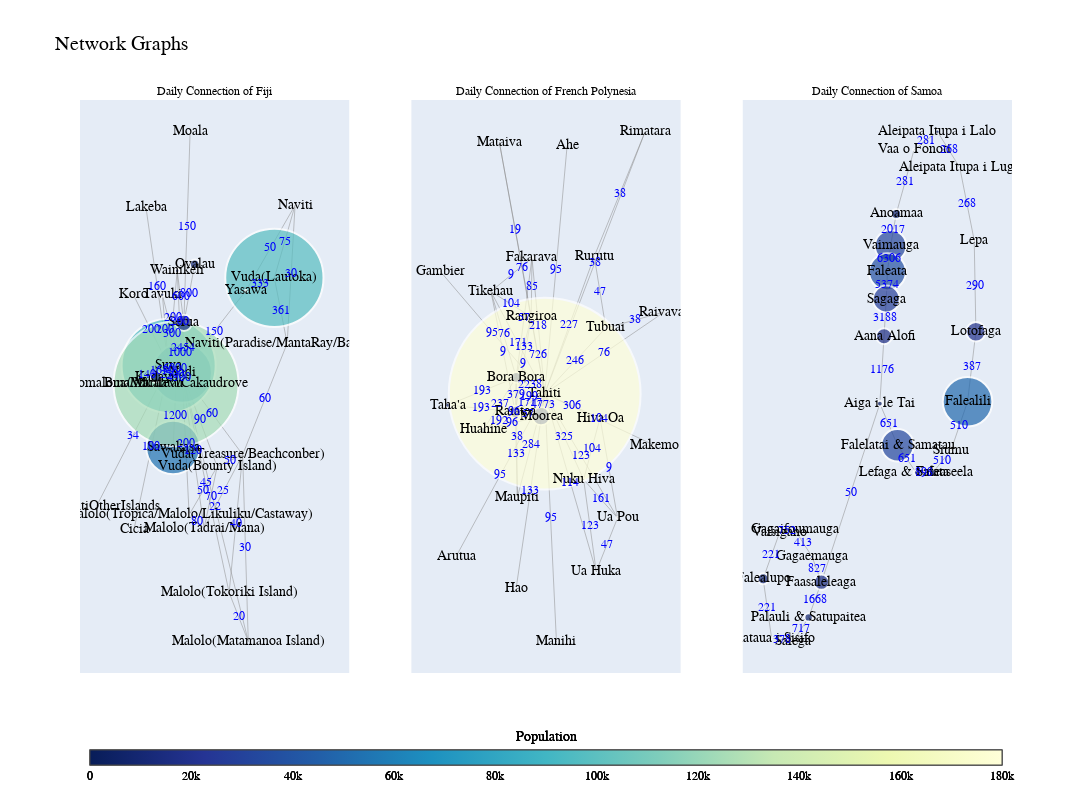

This figure's notebook cell:
### Code cell
import plotly.graph_objects as go
import networkx as nx
from plotly.subplots import make_subplots
import json

def draw_plotly_graph(fig, json_path, title, row, col, cmin, cmax):
    with open(json_path, 'r', encoding='utf-8') as file:
        df = json.load(file)

    locations = df['n']
    links = df['Connectivity Matrix W']
    ports = df['ports_according_communities']

    location_map = {}
    for location, port_list in ports.items():
        for port in port_list:
            location_map[port.strip()] = location

    G = nx.Graph()

    for location, population in locations.items():
        G.add_node(location, size=population, label=f"{location}")

    for connection, volume in links.items():
        loc1, loc2 = [location_map[port.strip()] for port in connection.split(',')]
        G.add_edge(loc1, loc2, weight=volume)

    pos = nx.spring_layout(G)
    edge_x = []
    edge_y = []
    edge_text = []
    for edge in G.edges():
        x0, y0 = pos[edge[0]]
        x1, y1 = pos[edge[1]]
        edge_x.extend([x0, x1, None])
        edge_y.extend([y0, y1, None])
        edge_text.append(f'{G[edge[0]][edge[1]]["weight"]}')

    edge_trace = go.Scatter(
        x=edge_x, y=edge_y,
        line=dict(width=0.5, color='#888'),
        hoverinfo='none',
        mode='lines')

    node_x = []
    node_y = []
    node_text = []
    node_size = []
    for node in G.nodes():
        x, y = pos[node]
        node_x.append(x)
        node_y.append(y)
        node_text.append(G.nodes[node]['label'])
        node_size.append(G.nodes[node]['size'])

    node_trace = go.Scatter(
        x=node_x, y=node_y,
        mode='markers+text',
        hoverinfo='text',
        text=node_text,
        marker=dict(
            showscale=True,
            colorscale='YlGnBu',
            reversescale=True,
            color=node_size,
            cmin=cmin,  # 设置颜色条的最小值
            cmax=cmax,  # 设置颜色条的最大值
            size=[size / 1000 for size in node_size],
            colorbar=dict(
                thickness=15,
                orientation='h',
                title='Population',
                xanchor='center',
                titleside='top',
                titlefont=dict(size=14, family='Arial', color='black'),
                tickfont=dict(size=12, family='Arial', color='black'),
                x=0.5,
                y=-0.2,
                tickvals=[0, 20000, 40000, 60000, 80000, 100000, 120000, 140000, 160000, 180000],
                ticktext=['0', '20k', '40k', '60k', '80k', '100k', '120k', '140k', '160k', '180k']
            ),
            line_width=2))

    edge_weight_trace = go.Scatter(
        x=[(pos[edge[0]][0] + pos[edge[1]][0]) / 2 for edge in G.edges()],
        y=[(pos[edge[0]][1] + pos[edge[1]][1]) / 2 for edge in G.edges()],
        text=edge_text,
        mode='text',
        hoverinfo='none',
        textfont=dict(color='blue', size=12, family='Arial')
    )

    fig.add_trace(edge_trace, row=row, col=col)
    fig.add_trace(node_trace, row=row, col=col)
    fig.add_trace(edge_weight_trace, row=row, col=col)

    fig.update_xaxes(showgrid=False, zeroline=False, showticklabels=False, row=row, col=col)
    fig.update_yaxes(showgrid=False, zeroline=False, showticklabels=False, row=row, col=col)
    fig.update_annotations(dict(font_size=12))

# 设置统一的颜色条范围
cmin = 0
cmax = 180000

# 创建一个包含1行3列的子图
fig = make_subplots(rows=1, cols=3, subplot_titles=('Daily Connection of Fiji', 'Daily Connection of French Polynesia', 'Daily Connection of Samoa'))

# 绘制并添加每个图到子图中，使用统一的颜色条范围
draw_plotly_graph(fig, 'fj_network.json', 'Fiji', 1, 1, cmin, cmax)
draw_plotly_graph(fig, 'fp_network.json', 'French Polynesia', 1, 2, cmin, cmax)
draw_plotly_graph(fig, 'ws_network.json', 'Samoa', 1, 3, cmin, cmax)

# 更新布局设置
fig.update_layout(title_text="Network Graphs", showlegend=False, height=800, width=1800, font=dict(size=14, family='Arial', color='black'))

# 显示图形
fig.show()

# 保存图形为高分辨率图片
fig.write_image('network_graphs.png', scale=3)

### Figure 1 — Plotly figure (JSON) as saved in the notebook; plotly's stock layout.template omitted (floating-point values rounded to 4 significant figures; data arrays with more than 128 entries replaced by an {"elided": "..."} marker saying what was removed)
{"data": [{"hoverinfo": "none", "line": {"color": "#888", "width": 0.5}, "mode": "lines", "type": "scatter", "x": [-0.11, -0.04089, null, -0.11, 0.2348, null, -0.11, 0.3521, null, -0.11, 0.1061, null, -0.11, 0.4848, null, -0.11, 0.5401, null, -0.11, 0.5156, null, -0.11, -0.09299, null, -0.11, -0.2423, null, -0.11, -0.3044, null, -0.11, -0.1696, null, -0.11, -0.1583, null, -0.1984, -0.1696, null, 0.7965, 0.9225, null, 0.7965, 0.5156, null, 0.7965, 1, null, -0.04089, 0.2348, null, -0.04089, 0.1061, null, 0.2348, 0.1061, null, 0.2348, 0.4848, null, -0.2423, -0.3664, null, -0.2423, -0.3044, null, -0.2423, -0.4645, null, -0.2423, -0.5825, null, -0.2423, -0.6635, null, -0.2423, -0.9516, null, -0.2423, -0.5894, null, -0.2423, -0.1696, null, -0.2423, -0.1583, null, 0.9225, 0.4848, null, 0.9225, 1, null, 0.3521, 0.4848, null, 0.3521, 0.5401, null, 0.1061, 0.4848, null, 0.4848, 0.5401, null, 0.5156, 1, null, -0.1696, -0.09299, null, -0.09299, -0.03139, null, -0.09299, 0.0136, null, -0.09299, -0.1583, null], "xaxis": "x", "y": [0.0122, -0.2834, null, 0.0122, -0.1832, null, 0.0122, -0.4457, null, 0.0122, -0.3117, null, 0.0122, -0.1582, null, 0.0122, -0.5473, null, 0.0122, 0.1832, null, 0.0122, 0.1165, null, 0.0122, 0.02724, null, 0.0122, 0.1752, null, 0.0122, -0.01082, null, 0.0122, 0.2249, null, -0.1432, -0.01082, null, 0.2103, 0.07363, null, 0.2103, 0.1832, null, 0.2103, 0.3615, null, -0.2834, -0.1832, null, -0.2834, -0.3117, null, -0.1832, -0.3117, null, -0.1832, -0.1582, null, 0.02724, 0.003348, null, 0.02724, 0.1752, null, 0.02724, 0.3561, null, 0.02724, -0.3136, null, 0.02724, -0.009877, null, 0.02724, -0.2657, null, 0.02724, 0.1754, null, 0.02724, -0.01082, null, 0.02724, 0.2249, null, 0.07363, -0.1582, null, 0.07363, 0.3615, null, -0.4457, -0.1582, null, -0.4457, -0.5473, null, -0.3117, -0.1582, null, -0.1582, -0.5473, null, 0.1832, 0.3615, null, -0.01082, 0.1165, null, 0.1165, 0.5149, null, 0.1165, 0.2383, null, 0.1165, 0.2249, null], "yaxis": "y"}, {"hoverinfo": "text", "marker": {"cmax": 180000, "cmin": 0, "color": [59717, 53614, 98264, 1961, 600, 94088, 2410, 300, 800, 400, 2226, 150, 500, 124994, 10869, 16366, 4033, 1383, 1557, 1028, 1753, 9606, 230, 2937, 4486], "colorbar": {"orientation": "h", "thickness": 15, "tickfont": {"color": "black", "family": "Arial", "size": 12}, "ticktext": ["0", "20k", "40k", "60k", "80k", "100k", "120k", "140k", "160k", "180k"], "tickvals": [0, 20000, 40000, 60000, 80000, 100000, 120000, 140000, 160000, 180000], "title": {"font": {"color": "black", "family": "Arial", "size": 14}, "side": "top", "text": "Population"}, "x": 0.5, "xanchor": "center", "y": -0.2}, "colorscale": [[0, "rgb(255,255,217)"], [0.125, "rgb(237,248,177)"], [0.25, "rgb(199,233,180)"], [0.375, "rgb(127,205,187)"], [0.5, "rgb(65,182,196)"], [0.625, "rgb(29,145,192)"], [0.75, "rgb(34,94,168)"], [0.875, "rgb(37,52,148)"], [1, "rgb(8,29,88)"]], "line": {"width": 2}, "reversescale": true, "showscale": true, "size": [59.72, 53.61, 98.26, 1.961, 0.6, 94.09, 2.41, 0.3, 0.8, 0.4, 2.226, 0.15, 0.5, 125.0, 10.87, 16.37, 4.033, 1.383, 1.557, 1.028, 1.753, 9.606, 0.23, 2.937, 4.486]}, "mode": "markers+text", "text": ["Nadi", "Sawakasa", "Vuda(Lautoka)", "Malolo(Tropica/Malolo/Likuliku/Castaway)", "Vuda(Bounty Island)", "Suva", "Naviti(Paradise/MantaRay/Barefoot)", "Malolo(Tokoriki Island)", "Malolo(Tadrai/Mana)", "Vuda(Treasure/Beachconber)", "Yasawa", "Malolo(Matamanoa Island)", "Naviti", "Bua/Macuata/Cakaudrove", "Kadavu", "Serua", "Tavuki", "Moala", "Lakeba", "Cicia", "Lomaloma/Mualevu", "Ovalau", "LomaivitiOtherIslands", "Koro", "Wainikeli"], "type": "scatter", "x": [-0.11, -0.1984, 0.7965, -0.04089, 0.2348, -0.2423, 0.9225, 0.3521, 0.1061, 0.4848, 0.5156, 0.5401, 1, -0.1696, -0.3664, -0.09299, -0.3044, -0.03139, -0.4645, -0.5825, -0.6635, 0.0136, -0.9516, -0.5894, -0.1583], "xaxis": "x", "y": [0.0122, -0.1432, 0.2103, -0.2834, -0.1832, 0.02724, 0.07363, -0.4457, -0.3117, -0.1582, 0.1832, -0.5473, 0.3615, -0.01082, 0.003348, 0.1165, 0.1752, 0.5149, 0.3561, -0.3136, -0.009877, 0.2383, -0.2657, 0.1754, 0.2249], "yaxis": "y"}, {"hoverinfo": "none", "mode": "text", "text": ["200", "90", "45", "120", "60", "22", "150", "2454", "6000", "300", "4500", "200", "1200", "361", "333", "75", "50", "80", "70", "50", "1630", "200", "160", "100", "140", "34", "200", "2500", "200", "60", "30", "40", "20", "25", "30", "50", "1000", "150", "800", "600"], "textfont": {"color": "blue", "family": "Arial", "size": 12}, "type": "scatter", "x": [-0.07544, 0.06241, 0.121, -0.001949, 0.1874, 0.2151, 0.2028, -0.1015, -0.1761, -0.2072, -0.1398, -0.1341, -0.184, 0.8595, 0.6561, 0.8983, 0.09696, 0.03259, 0.1704, 0.3598, -0.3044, -0.2733, -0.3534, -0.4124, -0.4529, -0.5969, -0.4159, -0.2059, -0.2003, 0.7037, 0.9612, 0.4184, 0.4461, 0.2955, 0.5125, 0.7578, -0.1313, -0.06219, -0.03969, -0.1256], "xaxis": "x", "y": [-0.1356, -0.08549, -0.2167, -0.1498, -0.073, -0.2675, 0.09769, 0.06434, 0.01972, 0.09368, 0.0006876, 0.1186, -0.07702, 0.142, 0.1967, 0.2859, -0.2333, -0.2976, -0.2474, -0.1707, 0.01529, 0.1012, 0.1917, -0.1432, 0.008679, -0.1192, 0.1013, 0.008207, 0.1261, -0.04228, 0.2176, -0.3019, -0.4965, -0.235, -0.3527, 0.2723, 0.05283, 0.3157, 0.1774, 0.1707], "yaxis": "y"}, {"hoverinfo": "none", "line": {"color": "#888", "width": 0.5}, "mode": "lines", "type": "scatter", "x": {"elided": "150 float values"}, "xaxis": "x2", "y": {"elided": "150 float values"}, "yaxis": "y2"}, {"hoverinfo": "text", "marker": {"cmax": 180000, "cmin": 0, "color": [490, 1736, 10758, 1679, 1570, 1227, 2371, 6263, 1391, 1138, 292, 1302, 18201, 3025, 12388, 900, 3761, 893, 2163, 5296, 191779, 589, 2185, 719, 2168], "colorbar": {"orientation": "h", "thickness": 15, "tickfont": {"color": "black", "family": "Arial", "size": 12}, "ticktext": ["0", "20k", "40k", "60k", "80k", "100k", "120k", "140k", "160k", "180k"], "tickvals": [0, 20000, 40000, 60000, 80000, 100000, 120000, 140000, 160000, 180000], "title": {"font": {"color": "black", "family": "Arial", "size": 14}, "side": "top", "text": "Population"}, "x": 0.5, "xanchor": "center", "y": -0.2}, "colorscale": [[0, "rgb(255,255,217)"], [0.125, "rgb(237,248,177)"], [0.25, "rgb(199,233,180)"], [0.375, "rgb(127,205,187)"], [0.5, "rgb(65,182,196)"], [0.625, "rgb(29,145,192)"], [0.75, "rgb(34,94,168)"], [0.875, "rgb(37,52,148)"], [1, "rgb(8,29,88)"]], "line": {"width": 2}, "reversescale": true, "showscale": true, "size": [0.49, 1.736, 10.76, 1.679, 1.57, 1.227, 2.371, 6.263, 1.391, 1.138, 0.292, 1.302, 18.2, 3.025, 12.39, 0.9, 3.761, 0.893, 2.163, 5.296, 191.8, 0.589, 2.185, 0.719, 2.168]}, "mode": "markers+text", "text": ["Ahe", "Arutua", "Bora Bora", "Fakarava", "Gambier", "Hao", "Hiva Oa", "Huahine", "Makemo", "Manihi", "Mataiva", "Maupiti", "Moorea", "Nuku Hiva", "Raiatea", "Raivavae", "Rangiroa", "Rimatara", "Rurutu", "Taha'a", "Tahiti", "Tikehau", "Tubuai", "Ua Huka", "Ua Pou"], "type": "scatter", "x": [0.1523, -0.7611, -0.267, -0.1373, -0.8927, -0.2674, 0.4228, -0.5368, 0.8684, 0.06397, -0.4056, -0.2576, -0.06227, 0.2881, -0.2747, 0.9507, -0.1434, 0.7941, 0.3751, -0.8308, -0.03258, -0.4753, 0.4707, 0.3913, 0.567], "xaxis": "x2", "y": [0.9282, -0.6692, 0.02649, 0.4906, 0.4384, -0.7928, -0.132, -0.1776, -0.2376, -1, 0.9394, -0.4392, -0.1248, -0.3711, -0.108, 0.2799, 0.2613, 0.9813, 0.4965, -0.08167, -0.03735, 0.3601, 0.2183, -0.7286, -0.5203], "yaxis": "y2"}, {"hoverinfo": "none", "mode": "text", "text": ["95", "95", "57", "237", "38", "199", "379", "133", "193", "76", "2238", "85", "218", "9", "95", "133", "104", "306", "9", "96", "192", "96", "104", "95", "19", "76", "133", "284", "57", "4773", "123", "161", "325", "9", "193", "9", "1717", "76", "38", "104", "726", "38", "38", "47", "227", "171", "246", "114", "123", "47"], "textfont": {"color": "blue", "family": "Arial", "size": 12}, "type": "scatter", "x": [0.05988, -0.3968, -0.2021, -0.4019, -0.2623, -0.1647, -0.2709, -0.2052, -0.5489, -0.3712, -0.1498, -0.1403, -0.08492, -0.3063, -0.4626, -0.15, 0.3554, 0.1951, 0.4949, -0.2995, -0.4058, -0.2847, 0.4179, 0.0157, -0.2745, -0.2191, -0.2662, -0.1451, -0.1685, -0.04742, 0.3397, 0.4276, 0.1278, -0.2091, -0.5528, -0.375, -0.1537, 0.459, 0.7107, -0.3093, -0.08798, 0.5846, 0.3808, 0.4229, 0.1713, -0.2539, 0.219, 0.1793, 0.2672, 0.4791], "xaxis": "x2", "y": [0.4454, -0.3533, 0.2585, -0.07558, -0.2064, -0.04913, -0.04077, 0.1439, -0.02759, 0.1933, -0.005432, 0.376, 0.2266, 0.4253, 0.2005, -0.4151, -0.2516, -0.0847, -0.3262, -0.1512, -0.1428, -0.1075, -0.1375, -0.5187, 0.6004, 0.451, -0.2736, -0.2383, -0.1164, -0.08105, -0.5499, -0.4457, -0.2042, 0.07666, -0.09485, 0.126, -0.07269, 0.1213, 0.2491, 0.3107, 0.112, 0.7389, 0.472, 0.3574, 0.2296, 0.1614, 0.09045, -0.383, -0.2788, -0.6245], "yaxis": "y2"}, {"hoverinfo": "none", "line": {"color": "#888", "width": 0.5}, "mode": "lines", "type": "scatter", "x": [-0.4968, -0.5777, null, -0.4968, -0.6075, null, -0.4968, 0.007428, null, -0.5777, -0.7264, null, -0.7264, -0.8566, null, -0.8566, -1, null, -1, -0.9269, null, -0.9269, -0.7395, null, -0.7395, -0.6075, null, 0.1004, 0.1488, null, 0.1004, 0.07334, null, 0.07334, 0.063, null, 0.063, 0.04384, null, 0.04384, 0.007428, null, 0.007428, 0.16, null, 0.16, 0.3204, null, 0.3204, 0.4626, null, 0.4626, 0.6229, null, 0.6229, 0.7647, null, 0.7647, 0.8368, null, 0.8368, 0.8223, null, 0.8223, 0.6976, null, 0.6976, 0.5049, null, 0.5049, 0.3027, null, 0.3027, 0.1488, null], "xaxis": "x3", "y": [-0.5134, -0.4396, null, -0.5134, -0.6152, null, -0.5134, 0.002987, null, -0.4396, -0.3618, null, -0.3618, -0.3685, null, -0.3685, -0.5036, null, -0.5036, -0.675, null, -0.675, -0.6843, null, -0.6843, -0.6152, null, 0.4586, 0.5512, null, 0.4586, 0.3841, null, 0.3841, 0.3053, null, 0.3053, 0.1976, null, 0.1976, 0.002987, null, 0.002987, -0.1175, null, -0.1175, -0.1962, null, -0.1962, -0.1974, null, -0.1974, -0.1313, null, -0.1313, 0.008208, null, 0.008208, 0.2106, null, 0.2106, 0.4745, null, 0.4745, 0.685, null, 0.685, 0.7891, null, 0.7891, 0.7365, null, 0.7365, 0.5512, null], "yaxis": "y3"}, {"hoverinfo": "text", "marker": {"cmax": 180000, "cmin": 0, "color": [15290, 4136, 4797, 3760, 11060, 1891, 3584, 8338, 31531, 36942, 26869, 15939, 5880, 32560, 4488, 7320, 2551, 49580, 19350, 1460, 1338, 4426, 1404, 10085], "colorbar": {"orientation": "h", "thickness": 15, "tickfont": {"color": "black", "family": "Arial", "size": 12}, "ticktext": ["0", "20k", "40k", "60k", "80k", "100k", "120k", "140k", "160k", "180k"], "tickvals": [0, 20000, 40000, 60000, 80000, 100000, 120000, 140000, 160000, 180000], "title": {"font": {"color": "black", "family": "Arial", "size": 14}, "side": "top", "text": "Population"}, "x": 0.5, "xanchor": "center", "y": -0.2}, "colorscale": [[0, "rgb(255,255,217)"], [0.125, "rgb(237,248,177)"], [0.25, "rgb(199,233,180)"], [0.375, "rgb(127,205,187)"], [0.5, "rgb(65,182,196)"], [0.625, "rgb(29,145,192)"], [0.75, "rgb(34,94,168)"], [0.875, "rgb(37,52,148)"], [1, "rgb(8,29,88)"]], "line": {"width": 2}, "reversescale": true, "showscale": true, "size": [15.29, 4.136, 4.797, 3.76, 11.06, 1.891, 3.584, 8.338, 31.53, 36.94, 26.87, 15.94, 5.88, 32.56, 4.488, 7.32, 2.551, 49.58, 19.35, 1.46, 1.338, 4.426, 1.404, 10.09]}, "mode": "markers+text", "text": ["Faasaleleaga", "Gagaemauga", "Gagaifoumauga", "Vaisigano", "Falealupo", "Alataua i Sisifo", "Salega", "Palauli & Satupaitea", "Vaimauga", "Faleata", "Sagaga", "Aana Alofi", "Aiga i le Tai", "Falelatai & Samatau", "Lefaga & Faleaseela", "Safata", "Siumu", "Falealili", "Lotofaga", "Lepa", "Aleipata Itupa i Luga", "Aleipata Itupa i Lalo", "Vaa o Fonoti", "Anoamaa"], "type": "scatter", "x": [-0.4968, -0.5777, -0.7264, -0.8566, -1, -0.9269, -0.7395, -0.6075, 0.1004, 0.07334, 0.063, 0.04384, 0.007428, 0.16, 0.3204, 0.4626, 0.6229, 0.7647, 0.8368, 0.8223, 0.6976, 0.5049, 0.3027, 0.1488], "xaxis": "x3", "y": [-0.5134, -0.4396, -0.3618, -0.3685, -0.5036, -0.675, -0.6843, -0.6152, 0.4586, 0.3841, 0.3053, 0.1976, 0.002987, -0.1175, -0.1962, -0.1974, -0.1313, 0.008208, 0.2106, 0.4745, 0.685, 0.7891, 0.7365, 0.5512], "yaxis": "y3"}, {"hoverinfo": "none", "mode": "text", "text": ["827", "1668", "50", "413", "752", "221", "221", "378", "717", "2017", "6306", "5374", "3188", "1176", "651", "651", "898", "510", "510", "387", "290", "268", "268", "281", "281"], "textfont": {"color": "blue", "family": "Arial", "size": 12}, "type": "scatter", "x": [-0.5372, -0.5522, -0.2447, -0.6521, -0.7915, -0.9283, -0.9634, -0.8332, -0.6735, 0.1246, 0.08685, 0.06817, 0.05342, 0.02563, 0.08371, 0.2402, 0.3915, 0.5427, 0.6938, 0.8007, 0.8295, 0.7599, 0.6012, 0.4038, 0.2258], "xaxis": "x3", "y": [-0.4765, -0.5643, -0.2552, -0.4007, -0.3652, -0.436, -0.5893, -0.6796, -0.6497, 0.5049, 0.4214, 0.3447, 0.2514, 0.1003, -0.05723, -0.1568, -0.1968, -0.1643, -0.06155, 0.1094, 0.3425, 0.5797, 0.737, 0.7628, 0.6439], "yaxis": "y3"}], "layout": {"annotations": [{"font": {"size": 12}, "showarrow": false, "text": "Daily Connection of Fiji", "x": 0.1444, "xanchor": "center", "xref": "paper", "y": 1, "yanchor": "bottom", "yref": "paper"}, {"font": {"size": 12}, "showarrow": false, "text": "Daily Connection of French Polynesia", "x": 0.5, "xanchor": "center", "xref": "paper", "y": 1, "yanchor": "bottom", "yref": "paper"}, {"font": {"size": 12}, "showarrow": false, "text": "Daily Connection of Samoa", "x": 0.8556, "xanchor": "center", "xref": "paper", "y": 1, "yanchor": "bottom", "yref": "paper"}], "font": {"color": "black", "family": "Arial", "size": 14}, "height": 800, "showlegend": false, "title": {"text": "Network Graphs"}, "width": 1800, "xaxis": {"anchor": "y", "domain": [0, 0.2889], "showgrid": false, "showticklabels": false, "zeroline": false}, "xaxis2": {"anchor": "y2", "domain": [0.3556, 0.6444], "showgrid": false, "showticklabels": false, "zeroline": false}, "xaxis3": {"anchor": "y3", "domain": [0.7111, 1], "showgrid": false, "showticklabels": false, "zeroline": false}, "yaxis": {"anchor": "x", "domain": [0, 1], "showgrid": false, "showticklabels": false, "zeroline": false}, "yaxis2": {"anchor": "x2", "domain": [0, 1], "showgrid": false, "showticklabels": false, "zeroline": false}, "yaxis3": {"anchor": "x3", "domain": [0, 1], "showgrid": false, "showticklabels": false, "zeroline": false}}}
